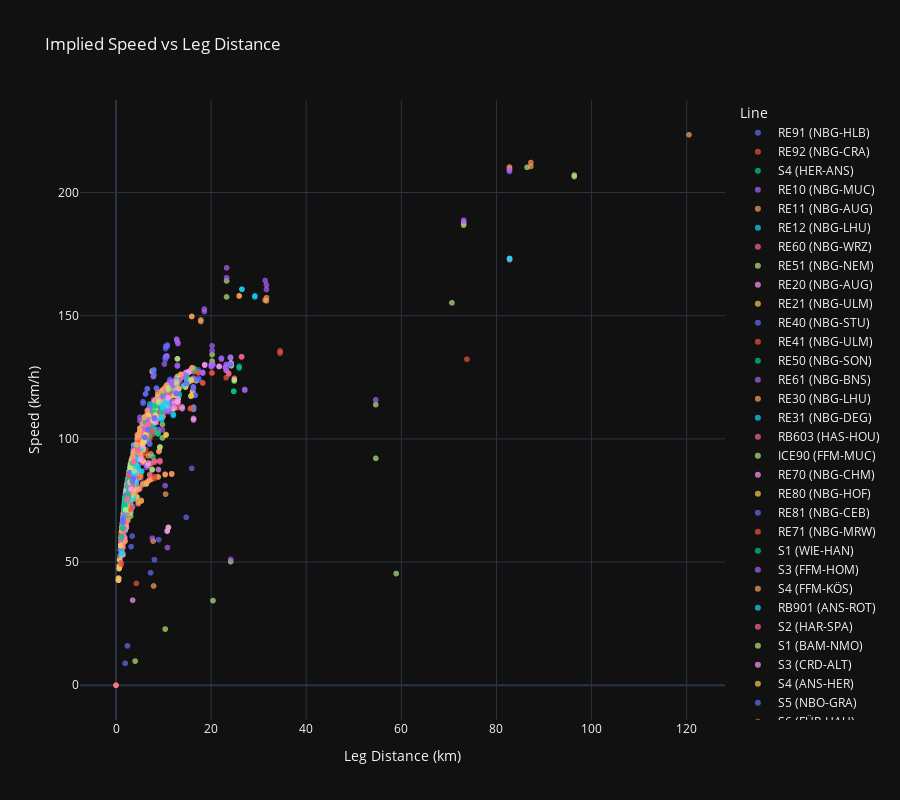

Notebook code for this chart:
### Markdown cell above
## 5. Implied Speed Between Stops
Estimated average speed between consecutive stops (leg distance / travel time).

### Code cell
# Compute travel time to next stop
speed_df = df.sort_values(["line_id", "stop_index"]).copy()
speed_df["next_arrival"] = speed_df.groupby("line_id")["arrival_s"].shift(-1)
speed_df["travel_s"] = speed_df["next_arrival"] - speed_df["departure_s"]
speed_df["next_leg_m"] = speed_df.groupby("line_id")["leg_distance_m"].shift(-1)
speed_df = speed_df.dropna(subset=["travel_s", "next_leg_m"])
speed_df = speed_df[speed_df["travel_s"] > 0]
speed_df["next_leg_km"] = speed_df["next_leg_m"] / 1000
speed_df["speed_kmh"] = speed_df["next_leg_km"] / (speed_df["travel_s"] / 3600)
speed_df = speed_df[speed_df["speed_kmh"] < 500]

fig = px.scatter(
    speed_df,
    x="next_leg_km",
    y="speed_kmh",
    color="line_name",
    hover_data=["station_name"],
    title="Implied Speed vs Leg Distance",
    labels={
        "next_leg_km": "Leg Distance (km)",
        "speed_kmh": "Speed (km/h)",
        "line_name": "Line"
    },
    opacity=0.7
)

fig.update_layout(height=800)  # höher
fig.show()
